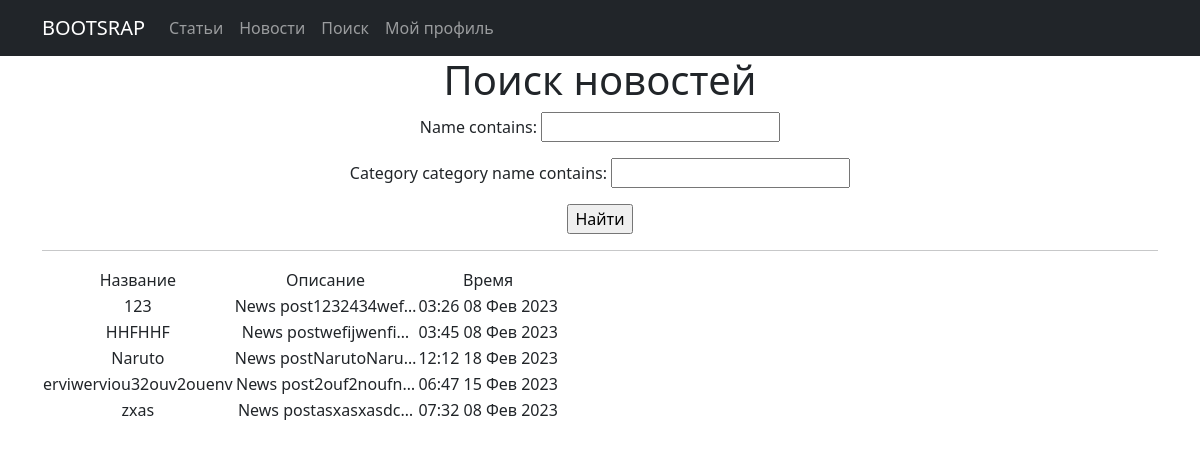
/simpleapp/news/search/, run on an earlier commit of the app's database.
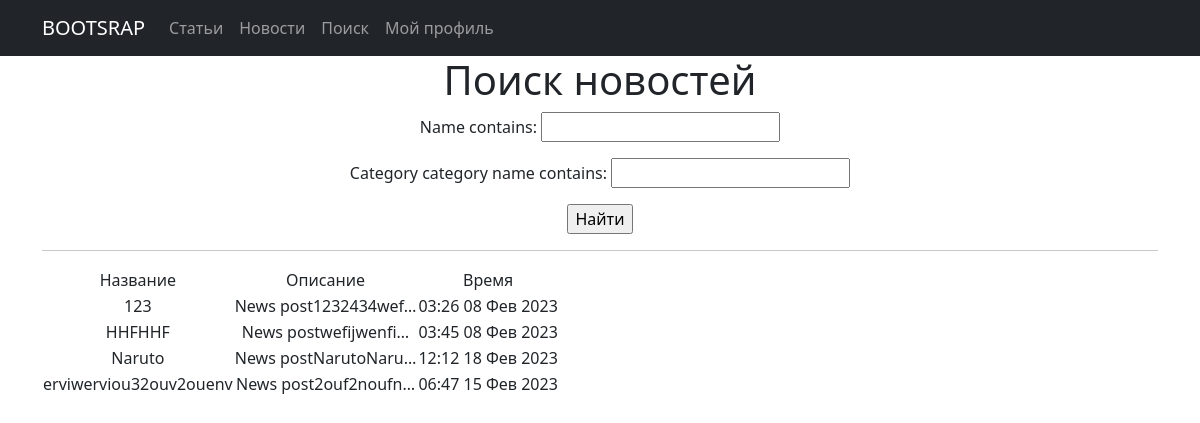
And on a later commit of the database.
### simpleapp/models.py (models this page shows, shortened)
class News(models.Model):
    date = models.DateTimeField(default=datetime.now)
    name = models.CharField(max_length=50, unique=True)
    description = models.TextField(default="News post")
    category = models.ForeignKey(
        to='Category',
        on_delete=models.CASCADE,
        related_name='news',  # все продукты в категории будут доступны через поле products
    )

### simpleapp/views.py (the view)
# urls.py: path('news/search/', NewsSearch.as_view(), name='news_search'),
class NewsSearch(ListView):
    model = News
    template_name = 'news_search.html'
    ordering = 'name'
    context_object_name = 'news'
    def get_queryset(self):
        queryset = super().get_queryset()
        self.filterset = NewsFilter(self.request.GET, queryset)
        return self.filterset.qs
    def get_context_data(self, **kwargs):
        context = super().get_context_data(**kwargs)
        context['filterset'] = self.filterset
        return context

### simpleapp/templatetags/custom_filters.py (called while the page is built)
@register.filter()
def censor(value):
    try:
        if "редиска" in value:
            value = value.replace('редиска', 'р******')
            return value
        else:
            return value
    except:
        raise TypeError("Функция принимает только строки")

### templates/news_search.html (shortened to what this page needs)
{% extends 'flatpages/default.html' %}
{% load custom_filters %}
{% load custom_tags %}
{% block content %}
   <h1>Поиск новостей</h1>
   <form action="" method="get">
       {{ filterset.form.as_p }}
       <input type="submit" value="Найти" />
   </form>
   <hr>
   {% if news %}
       <table>
           <tr>
               <td>Название</td>
               <td>Описание</td>
               <td>Время</td>
           </tr>
           {% for post in news %}
           <tr>
               <td>{{ post.name }}</td>
               <td>{{ post.description|censor|truncatechars:20 }}</td>
               <td>{{ post.date|date:'h:s d M Y' }}</td>
           </tr>
           {% endfor %}
       </table>
   {% else %}
       <h2>Таких новостей нет!</h2>
   {% endif %}
{% endblock content %}

What changed in the data, as far as the page shows it:
removed News: name "zxas", description|censor "News postasxasxasdc…", date "07:32 08 Фев 2023"
